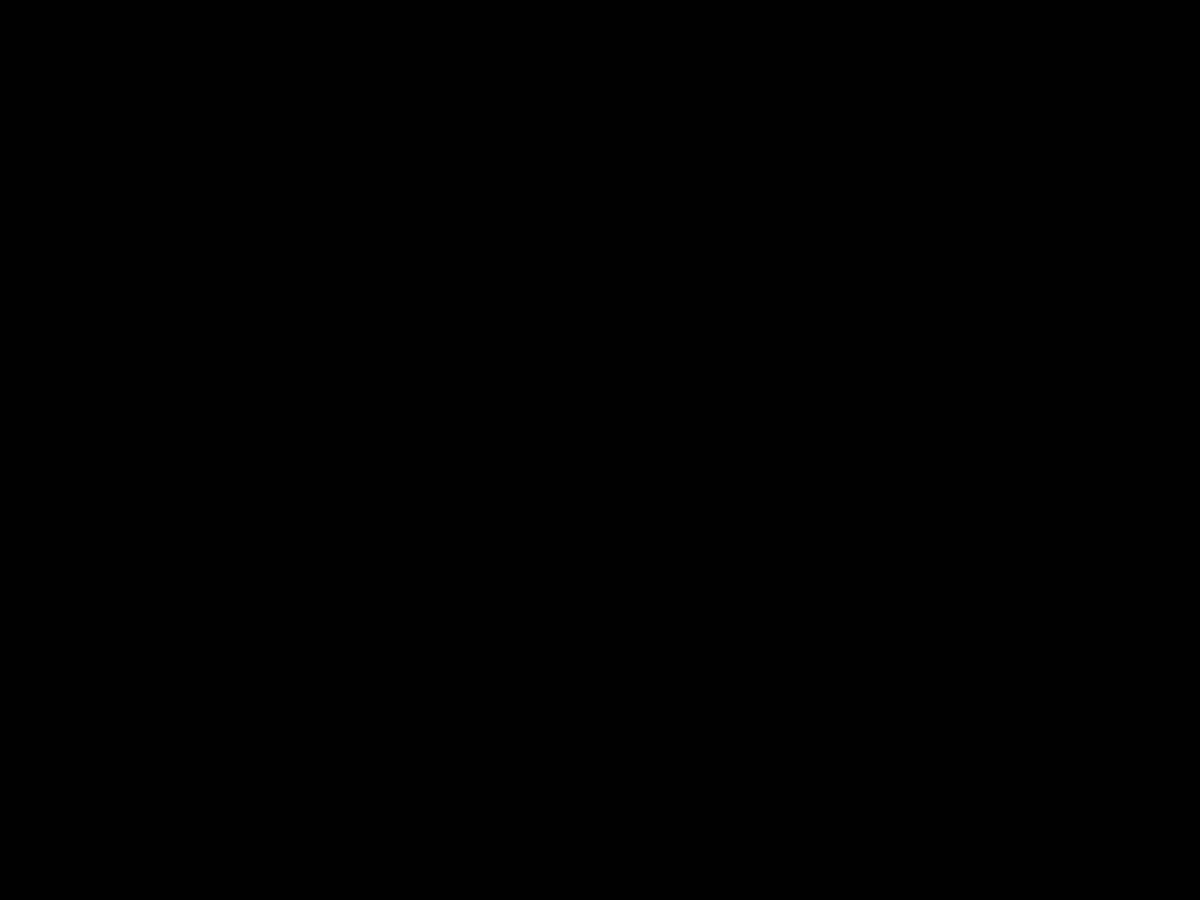
Frame 1 (no input)
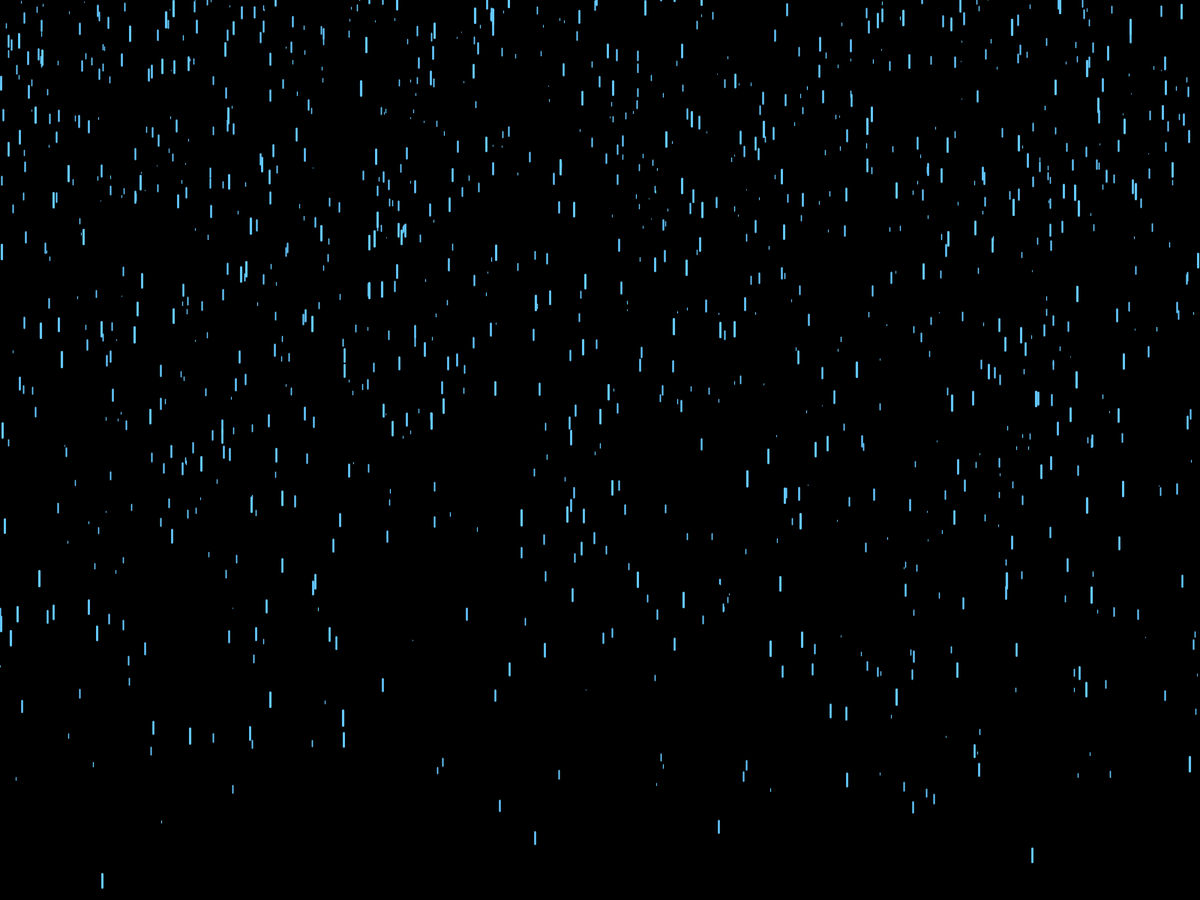
Frame 60 (the mouse pressed at the canvas centre just before this capture)
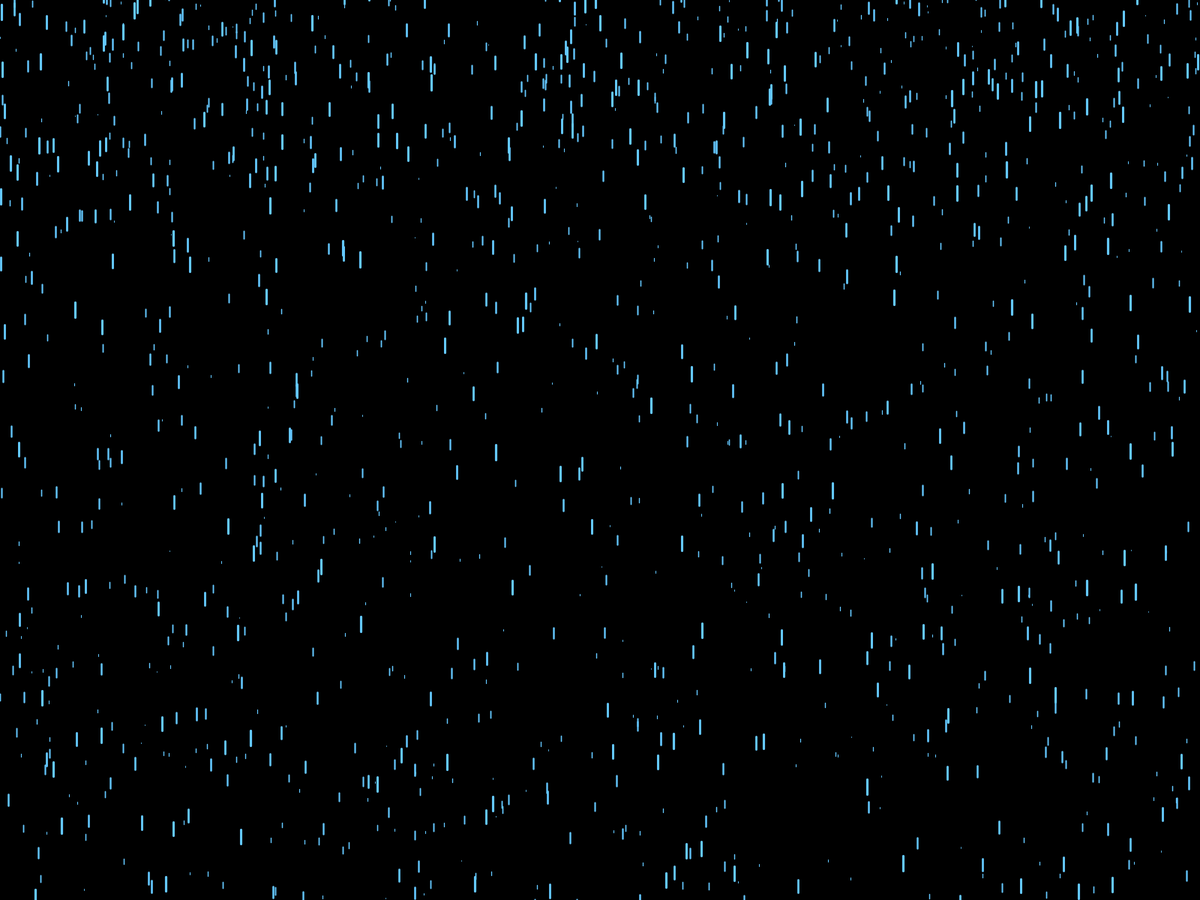
Frame 120 (the mouse held since frame 60 and released just before this capture)

The Processing sketch that drew these frames (run headless with seeded random() and noise(); from frame 60 on, the mouse is pressed at the canvas centre):

// Processing sketch: PurpleRain_190716a
// ── PurpleRain_190716a.pde
// 日本語

// Drop d;
Drop[] drops = new Drop[2000];

void setup() {
  //size(640, 360);
  fullScreen();
  for (int i = 0; i < drops.length; ++i) {
    drops[i] = new Drop();
  }
}

void draw() {
  //background(230, 230, 250);
  background(0);
  
  for (int i = 0; i < drops.length; ++i) {
    drops[i].fall();
    drops[i].show();
  }
}

// ── Drop.pde
class Drop {
  float x = random(width);
  float y = random(-height, -50);
  float rmdRain = random(-200, -100);
  float yspeed = random(1, 20);
  //float len = random(1, 20);
  float z = random(0, 20);
  float len = map(z, 0, 20, 1, 20);

  void fall() {
    y = y + yspeed;
    float grav = map(z, 0, 40, 0, 0.03);
    yspeed =  yspeed + grav; 

    if (y > height) {
      y = rmdRain;
      //yspeed = random(4, 10);
      yspeed = map(z, 0, 20, 4, 10);
    }
  }
 
  void show() {
    //stroke(138, 43, 226);
    float thick = map(z, 0, 10, 0.8, 2);
    strokeWeight(thick);
    //stroke(138*1.2, 43*1.5, 226*1.2);

    stroke(100, 200, 255);
    
    //if(thick < 1.5){
    //  stroke(250, 150, 100);
    //  strokeWeight(3);
    //}else if(thick < 1.9){      
    //  stroke(50, 250, 100);
    //  strokeWeight(2);
    //}
    
    line(x, y, x, y+len);
  }
}
